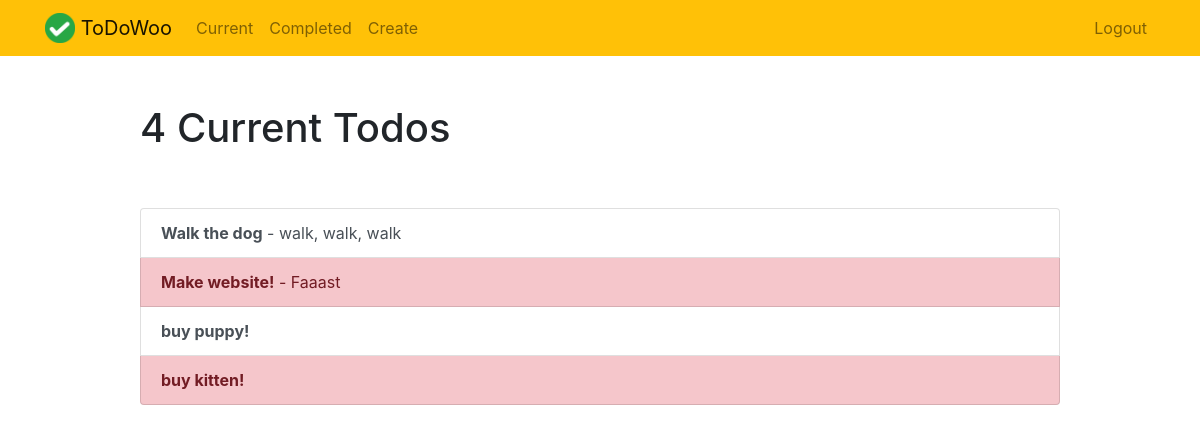
/current/ (signed in), run on the app's committed database.
### todo/models.py (models this page shows, shortened)
class Todo(models.Model):
    title = models.CharField(max_length=100)
    memo = models.TextField(blank=True)
    created = models.DateTimeField(auto_now_add=True)
    datecompleted = models.DateTimeField(null=True, blank=True)
    important = models.BooleanField(default=False)
    user = models.ForeignKey(User, on_delete=models.CASCADE)

### todo/views.py (the view)
# urls.py: path('current/', views.currenttodos, name='currenttodos'),
@login_required
def currenttodos(request):
    todos = Todo.objects.filter(user=request.user, datecompleted__isnull=True)
    return render(request, 'todo/currenttodos.html', {'todos':todos})

### todo/templates/todo/currenttodos.html
{% extends "todo/base.html" %}
{% block content %}
    <div class="row justify-content-center mt-5">
        <div class="col-md-10">
            {% if todos %}
                 <h1>{{ todos.count }} Current Todo{{ todos.count|pluralize }}</h1>
            {% else %}
                           <h1>Current Todos</h1>
            {% endif %}
        </div>
    </div>
    <div class="row justify-content-center mt-5">
        <div class="col-md-10">
        {% if todos %}
            <div class="list-group">
                {% for todo in todos %}
                    <a href="{% url 'viewtodo' todo.id %}" class="list-group-item list-group-item-action{% if todo.important %} list-group-item-danger{% endif %}"><b>{{ todo.title }}</b>{% if todo.memo %} - {{ todo.memo|truncatechars:30 }}{% endif %}</a>
                {% endfor %}
            </div>
        {% else %}
            <div class="text-center">
                <h2>Looks like you don't have any todos! Nice work.</h2>
            <br>
            <a role="button" class="btn btn-primary" href="{% url 'createtodo' %}">New Todo</a>
            </div>
        {% endif %}
        </div>
    </div>
{% endblock %}

### data on the page
Todo: title "Walk the dog", memo "walk, walk, walk"
Todo: title "Make website!", memo "Faaast"
Todo: title "buy puppy!"
Todo: title "buy kitten!"

### other printed values
{{ todos.count }} "4"
